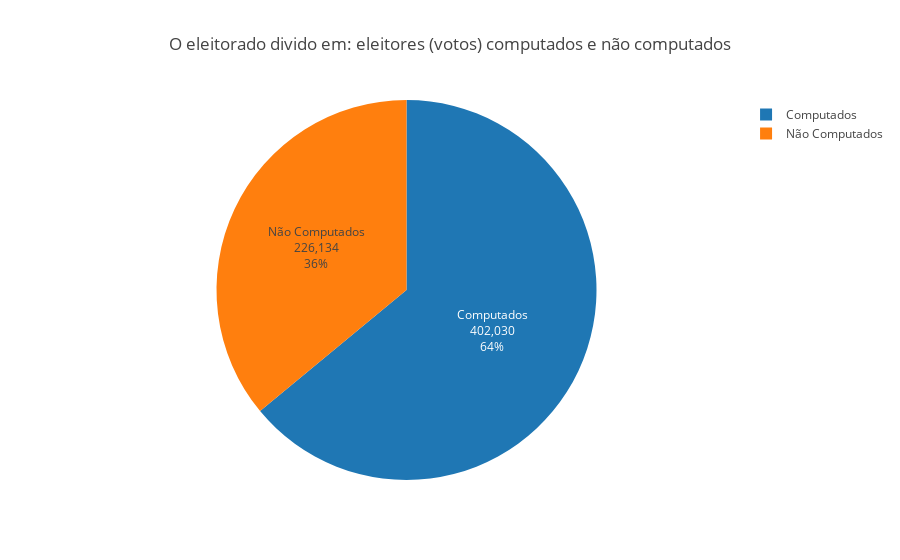

The cell this chart's notebook holds for it:
### Markdown cell above
#### Proporção de eleitores considerados (votos válidos) em relação aos não considerados

### Code cell
values = [total_votos_validos, total_votos_nao_considerados]
labels = [ 'Computados', 'Não Computados' ]

title = 'O eleitorado divido em: eleitores (votos) computados e não computados'
fig = generatePieChart(go=go, labels=labels, values=values, title=title)
py.iplot(fig)

### Figure 1 — Plotly figure (JSON) as saved in the notebook; plotly's stock layout.template omitted (floating-point values rounded to 4 significant figures)
{"data": [{"labels": ["Computados", "Não Computados"], "textinfo": "percent+value+label", "type": "pie", "uid": "54618990-e0ec-11e8-a069-5cc9d399d62a", "values": [402030, 226134]}], "layout": {"title": "O eleitorado divido em: eleitores (votos) computados e não computados"}}
